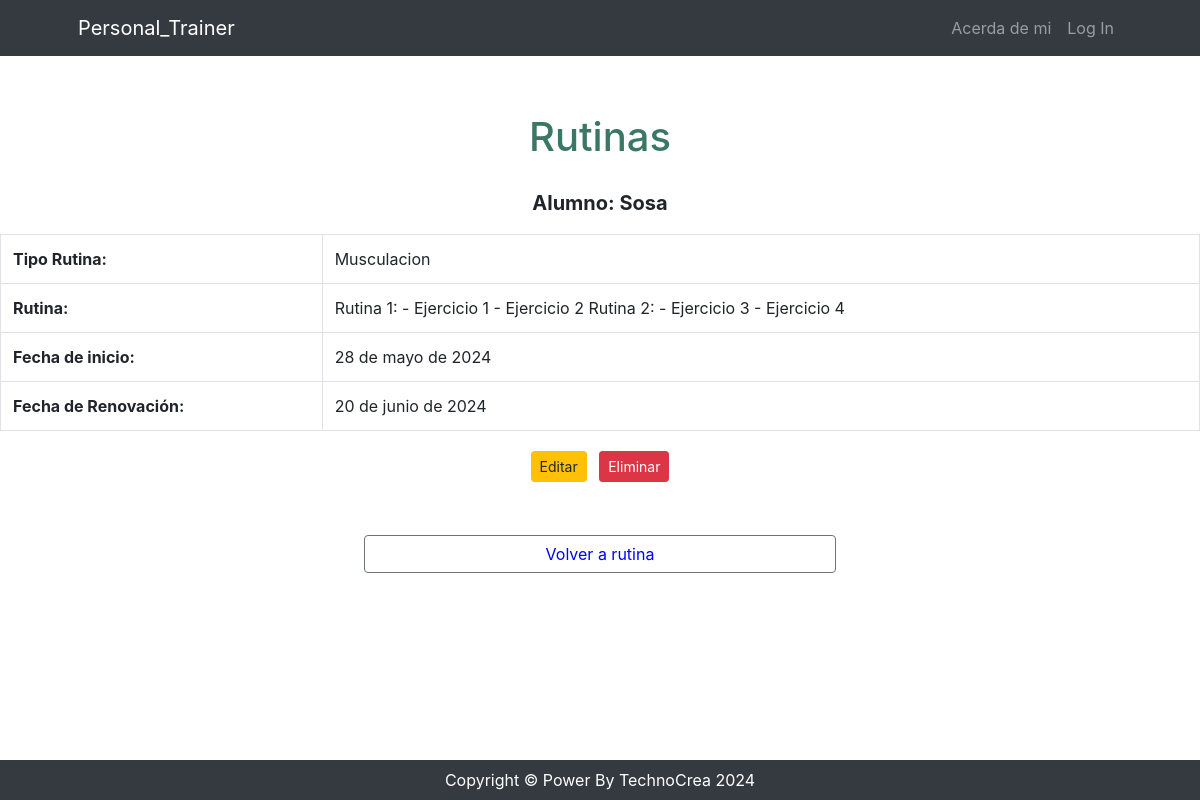
The page /usuario/rutina/list on the database its author committed.
### usuario/models.py (models this page shows, shortened)
class Rutina(models.Model):
    instructor = models.ForeignKey(Instructor, on_delete=models.CASCADE, verbose_name="Instructor asignado")
    alumno = models.ForeignKey(Alumno, on_delete=models.CASCADE, verbose_name="Alumno asignado")
    nombre = models.CharField(max_length=150, verbose_name="Nombre de la rutina")
    descripcion = models.TextField(verbose_name="Descripción")
    fecha_inicio = models.DateField(verbose_name="Fecha de inicio")
    fecha_fin = models.DateField(verbose_name="Fecha de fin")
    class Meta:
        verbose_name = 'Rutina'
        verbose_name_plural = 'Rutinas'

class Alumno(models.Model):
    dni = models.IntegerField()
    apellido = models.CharField(max_length=100)
    nombre = models.CharField(max_length=100)
    email = models.EmailField(unique=True)
    telefono = models.CharField(max_length=20, blank=True)
    fecha_nacimiento = models.DateField(null=True, blank=True)
    def __str__(self):
        return self.apellido
    class Meta:
        verbose_name = 'Alumno'
        verbose_name_plural = 'Alumnos'

### usuario/views.py (the view)
# urls.py: path('rutina/list', views.rutina_list, name='rutina_list'),
def rutina_list(request):
    busqueda = request.GET.get("busqueda", None)
    if busqueda:
        print(busqueda)
        consulta = Rutina.objects.filter(nombre__icontains=busqueda)
    else:
        consulta = Rutina.objects.all()
    contexto = {"rutinas": consulta}
    return render(request, "usuario/rutina_list.html", contexto)

### usuario/templates/usuario/rutina_list.html (shortened to what this page needs)
{% extends 'core/base.html' %}
{% block content %}
    <header>
        <h1 class="text-center" style="padding-top: 1.5cm; padding-bottom: 0.5cm; color: #3a7765;">Rutinas</h1>
    </header>
    <ul class="list-unstyled">
        <ul class="list-unstyled">
            {% for rutina in rutinas %}
            <li>
                <p class="font-weight-bold text-center" style="font-size: 1.25rem;">Alumno: {{ rutina.alumno }}</p>
                <div class="table-responsive">
                    <table class="table table-bordered">
                        <tbody>
                            <tr>
                                <td class="font-weight-bold">Tipo Rutina:</td>
                                <td>{{ rutina.nombre }}</td>
                            </tr>
                            <tr>
                                <td class="font-weight-bold">Rutina:</td>
                                <td>{{ rutina.descripcion }}</td>
                            </tr>
                            <tr>
                                <td class="font-weight-bold">Fecha de inicio:</td>
                                <td>{{ rutina.fecha_inicio }}</td>
                            </tr>
                            <tr>
                                <td class="font-weight-bold">Fecha de Renovación:</td>
                                <td>{{ rutina.fecha_fin }}</td>
                            </tr>
                        </tbody>
                    </table>
                    <div class="text-center">
                        <a href="{% url 'usuario:rutina_update' rutina.id %}" class="btn btn-warning btn-sm m-1">Editar</a>
                        <a href="{% url 'usuario:rutina_delete' rutina.id %}" class="btn btn-danger btn-sm m-1">Eliminar</a>
                    </div>
                </div>
                <div class="text-center">
                    <a href="" class="btn btn-close-white btn-sm m-1">Volver a Rutina</a>
                </div>
            </li>
            {% endfor %}
        </ul>
        <div style="text-align: center; padding: 10px; margin-bottom: 75px;">
            <a href="{% url 'usuario:rutina_main' %}" class="btn btn-outline-secondary" style="width: 40%; color: blue;">Volver a rutina</a>
        </div>
{% endblock content %}

### rows shown on the page
Rutina: alumno "Sosa", nombre "Musculacion", descripcion "Rutina 1: - Ejercicio 1 - Ejercicio 2 Rutina 2: - Ejercicio 3 - Ejercicio 4", fecha_inicio "28 de mayo de 2024", fecha_fin "20 de junio de 2024"
